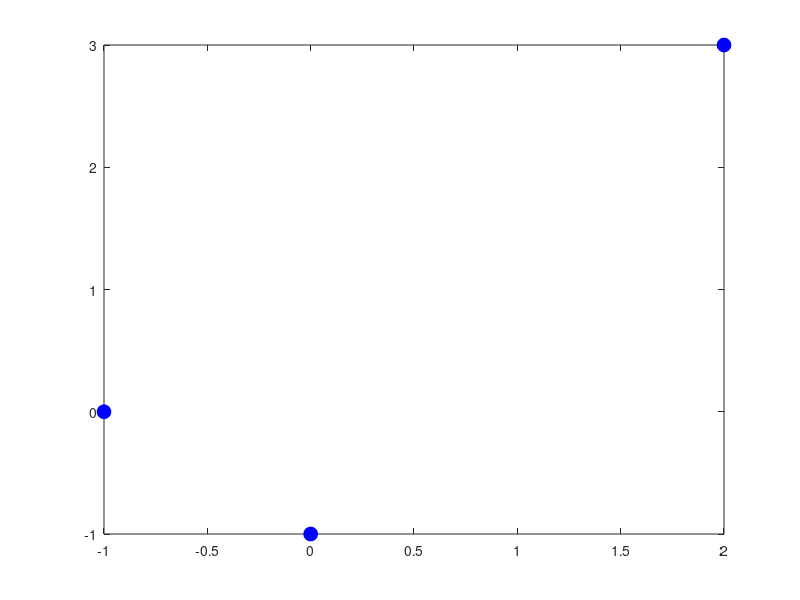

Recreate this plot in MATLAB.
X = [-1, 0, 2]
Y = [0, -1, 3]
polinom = polyfit(X, Y, 2)
plot(X, Y, 'bo', 'MarkerSize', 10, 'MarkerFaceColor','auto');

